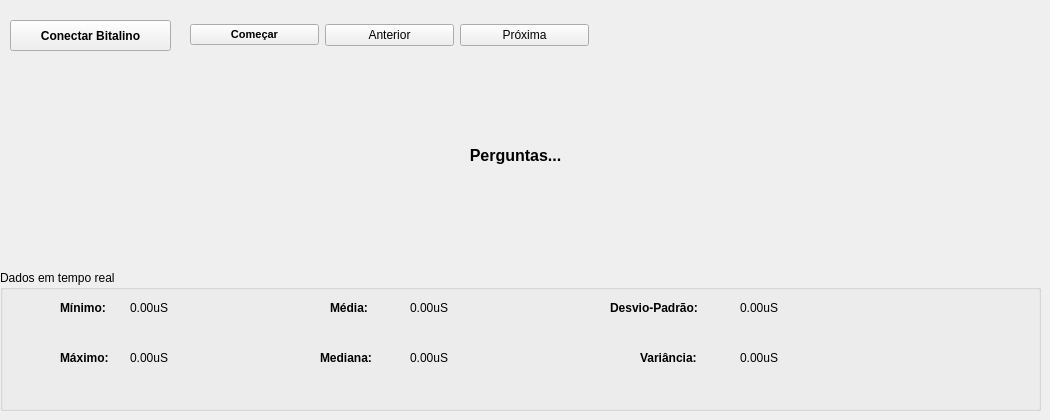
    <widget class="QWidget" name="tab_2">
     <attribute name="title">
      <string>Perguntas</string>
     </attribute>
     <widget class="QLabel" name="inputPergunta">
      <property name="geometry">
       <rect>
        <x>10</x>
        <y>120</y>
        <width>1011</width>
        <height>71</height>
       </rect>
      </property>
      <property name="font">
       <font>
        <pointsize>12</pointsize>
        <weight>75</weight>
        <bold>true</bold>
       </font>
      </property>
      <property name="text">
       <string>Perguntas...</string>
      </property>
      <property name="alignment">
       <set>Qt::AlignCenter</set>
      </property>
     </widget>
     <widget class="QWidget" name="layoutWidget">
      <property name="geometry">
       <rect>
        <x>190</x>
        <y>20</y>
        <width>399</width>
        <height>30</height>
       </rect>
      </property>
      <layout class="QHBoxLayout" name="horizontalLayout">
       <item>
        <widget class="QPushButton" name="btnStart">
         <property name="font">
          <font>
           <pointsize>8</pointsize>
           <weight>75</weight>
           <bold>true</bold>
          </font>
         </property>
         <property name="text">
          <string>Começar</string>
         </property>
        </widget>
       </item>
       <item>
        <widget class="QPushButton" name="btnPergAnterior">
         <property name="text">
          <string>Anterior</string>
         </property>
        </widget>
       </item>
       <item>
        <widget class="QPushButton" name="btnPergSeguinte">
         <property name="text">
          <string>Próxima</string>
         </property>
        </widget>
       </item>
      </layout>
     </widget>
     <widget class="QPushButton" name="btnBitalinoConnect">
      <property name="geometry">
       <rect>
        <x>10</x>
        <y>20</y>
        <width>161</width>
        <height>31</height>
       </rect>
      </property>
      <property name="font">
       <font>
        <pointsize>9</pointsize>
        <weight>75</weight>
        <bold>true</bold>
       </font>
      </property>
      <property name="text">
       <string>Conectar Bitalino</string>
      </property>
     </widget>
     <widget class="QGroupBox" name="groupBox">
      <property name="geometry">
       <rect>
        <x>0</x>
        <y>270</y>
        <width>1041</width>
        <height>141</height>
       </rect>
      </property>
      <property name="title">
       <string>Dados em tempo real</string>
      </property>
      <widget class="QLabel" name="label">
       <property name="geometry">
        <rect>
         <x>60</x>
         <y>30</y>
         <width>55</width>
         <height>16</height>
        </rect>
       </property>
       <property name="font">
        <font>
         <weight>75</weight>
         <bold>true</bold>
        </font>
       </property>
       <property name="text">
        <string>Mínimo:</string>
       </property>
      </widget>
      <widget class="QLabel" name="label_2">
       <property name="geometry">
        <rect>
         <x>60</x>
         <y>80</y>
         <width>55</width>
         <height>16</height>
        </rect>
       </property>
       <property name="font">
        <font>
         <weight>75</weight>
         <bold>true</bold>
        </font>
       </property>
       <property name="text">
        <string>Máximo:</string>
       </property>
      </widget>
      <widget class="QLabel" name="label_3">
       <property name="geometry">
        <rect>
         <x>330</x>
         <y>30</y>
         <width>71</width>
         <height>16</height>
        </rect>
       </property>
       <property name="font">
        <font>
         <weight>75</weight>
         <bold>true</bold>
        </font>
       </property>
       <property name="text">
        <string>Média:</string>
       </property>
      </widget>
      <widget class="QLabel" name="label_4">
       <property name="geometry">
        <rect>
         <x>610</x>
         <y>30</y>
         <width>111</width>
         <height>16</height>
        </rect>
       </property>
       <property name="font">
        <font>
         <weight>75</weight>
         <bold>true</bold>
        </font>
       </property>
       <property name="text">
        <string>Desvio-Padrão:</string>
       </property>
      </widget>
      <widget class="QLabel" name="label_5">
       <property name="geometry">
        <rect>
         <x>320</x>
         <y>80</y>
         <width>71</width>
         <height>16</height>
        </rect>
       </property>
       <property name="font">
        <font>
         <weight>75</weight>
         <bold>true</bold>
        </font>
       </property>
       <property name="text">
        <string>Mediana:</string>
       </property>
      </widget>
      <widget class="QLabel" name="label_6">
       <property name="geometry">
        <rect>
         <x>640</x>
         <y>80</y>
         <width>71</width>
         <height>16</height>
        </rect>
       </property>
       <property name="font">
        <font>
         <weight>75</weight>
         <bold>true</bold>
        </font>
       </property>
       <property name="text">
        <string>Variância:</string>
       </property>
      </widget>
      <widget class="QLabel" name="label_Minimo">
       <property name="geometry">
        <rect>
         <x>130</x>
         <y>30</y>
         <width>55</width>
         <height>16</height>
        </rect>
       </property>
       <property name="text">
        <string>0.00uS</string>
       </property>
      </widget>
      <widget class="QLabel" name="label_Maximo">
       <property name="geometry">
        <rect>
         <x>130</x>
         <y>80</y>
         <width>55</width>
         <height>16</height>
        </rect>
       </property>
       <property name="text">
        <string>0.00uS</string>
       </property>
      </widget>
      <widget class="QLabel" name="label_Media">
       <property name="geometry">
        <rect>
         <x>410</x>
         <y>30</y>
         <width>55</width>
         <height>16</height>
        </rect>
       </property>
       <property name="text">
        <string>0.00uS</string>
       </property>
      </widget>
      <widget class="QLabel" name="label_Mediana">
       <property name="geometry">
        <rect>
         <x>410</x>
         <y>80</y>
         <width>55</width>
         <height>16</height>
        </rect>
       </property>
       <property name="text">
        <string>0.00uS</string>
       </property>
      </widget>
      <widget class="QLabel" name="label_desvioPadrao">
       <property name="geometry">
        <rect>
         <x>740</x>
         <y>30</y>
         <width>55</width>
         <height>16</height>
        </rect>
       </property>
       <property name="text">
        <string>0.00uS</string>
       </property>
      </widget>
      <widget class="QLabel" name="label_Variancia">
       <property name="geometry">
        <rect>
         <x>740</x>
         <y>80</y>
         <width>55</width>
         <height>16</height>
        </rect>
       </property>
       <property name="text">
        <string>0.00uS</string>
       </property>
      </widget>
     </widget>
    </widget>
